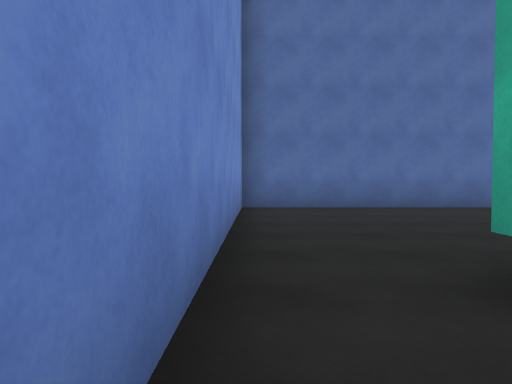
view 1 (above)

14 first-person views from a walk through a Unity game level. The camera is 1.2 m above the floor, tilts 2° down and sees 70° across. The floor is counted in squares, 2 m on a side. Each view is taken from the middle of a square. On the plan, view 1 faces up. The plan holds only what a view shows up to about 10 squares ahead; the rest is blank. The place goes on beyond the plan.

view 2
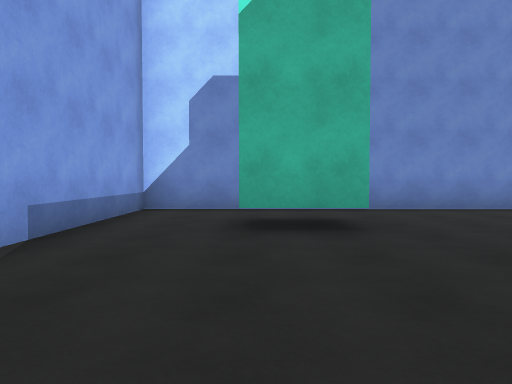

view 3
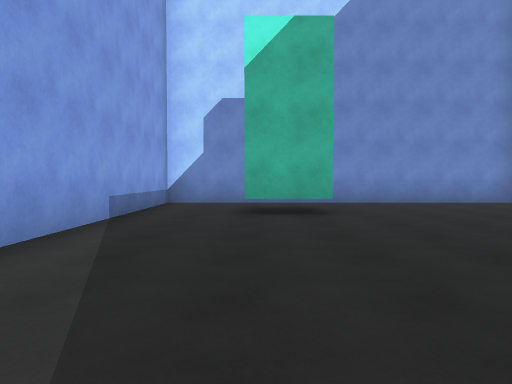

view 4
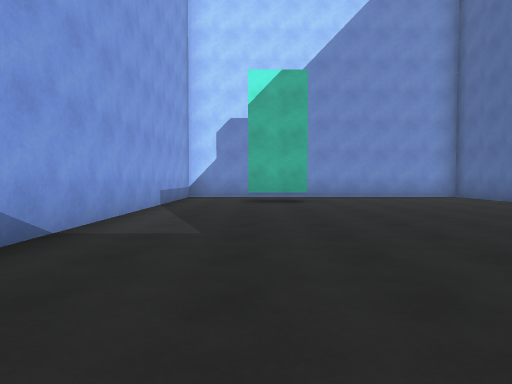

view 5
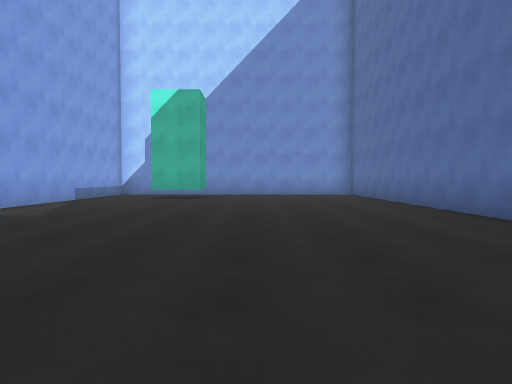

view 6
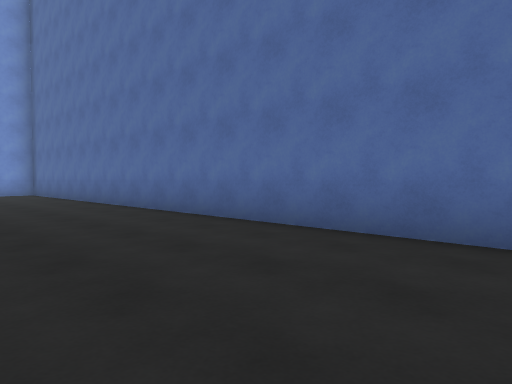

view 7
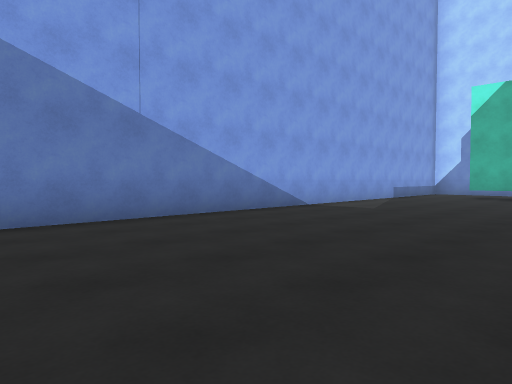

view 8
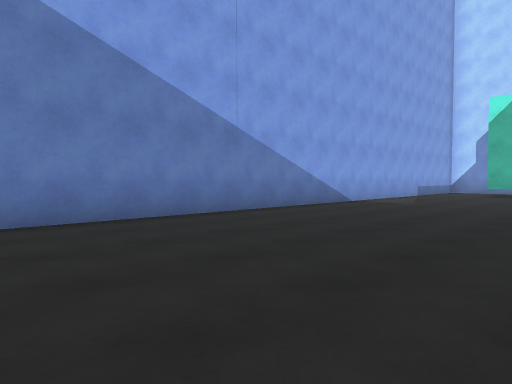

view 9
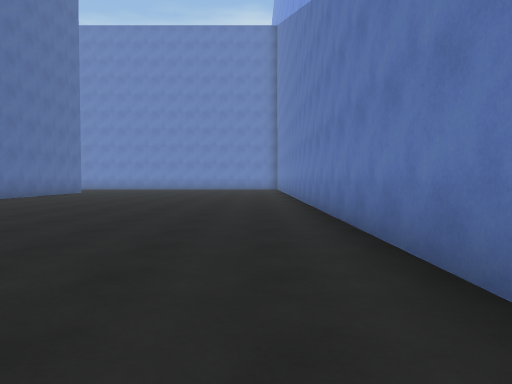

view 10
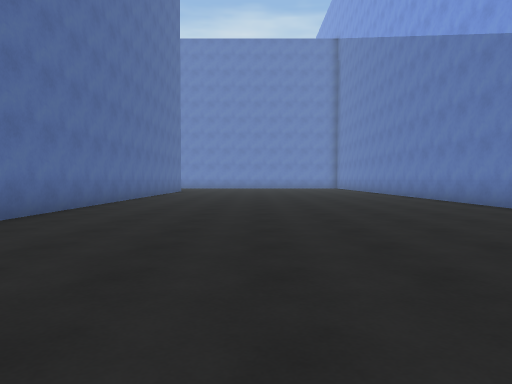

view 11
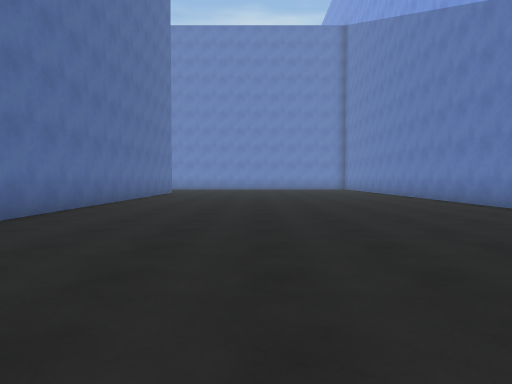

view 12
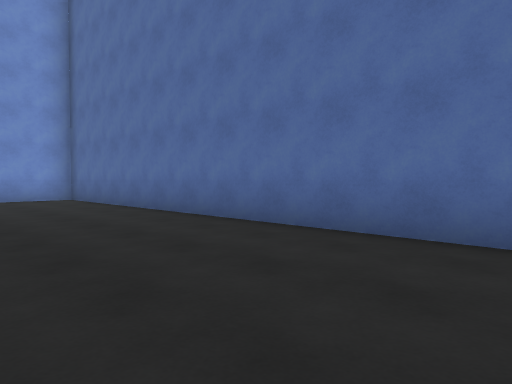

view 13
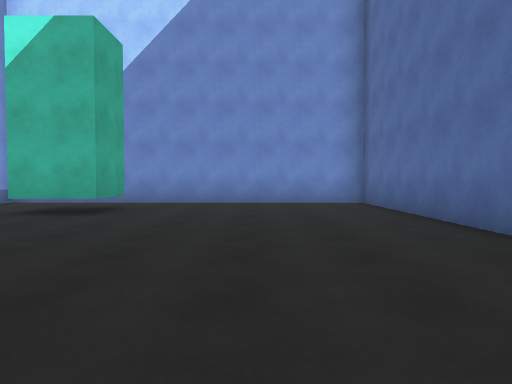

view 14
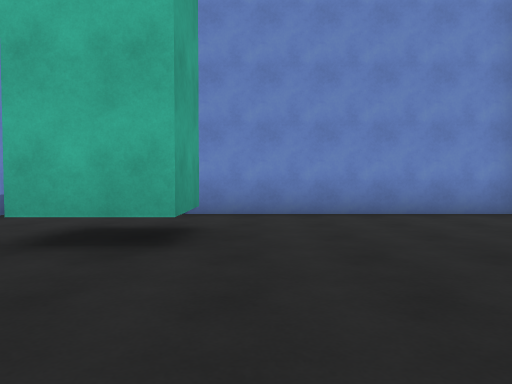

### Floor plan
Key: @ floor where view 1 was taken; # wall or solid block; . floor; T thing the floor can be seen under or through.
Columns run from 1 left of view 1 to 22 right of it. Each row starts with its distance up from view 1.
  8 ########################
  7 #.......................
  6 #.......................
  5 #.......................
  4 #.......................
  3 #.......................
  2 #..T....................
  1 #..T....................
  0 #@......................
 -1 #.......................
 -2 ########################

Positions as (right, up) in squares from view 1, and headings:
1: (0, 0), facing up
2: (7, 1), facing left
3: (9, 1), facing left
4: (12, 1), facing left
5: (14, 4), facing left
6: (15, 4), facing up-left
7: (15, 4), facing down-left
8: (17, 4), facing down-left
9: (12, 0), facing right
10: (10, 4), facing right
11: (12, 4), facing right
12: (11, 4), facing up-left
13: (9, 5), facing left
14: (6, 3), facing left
